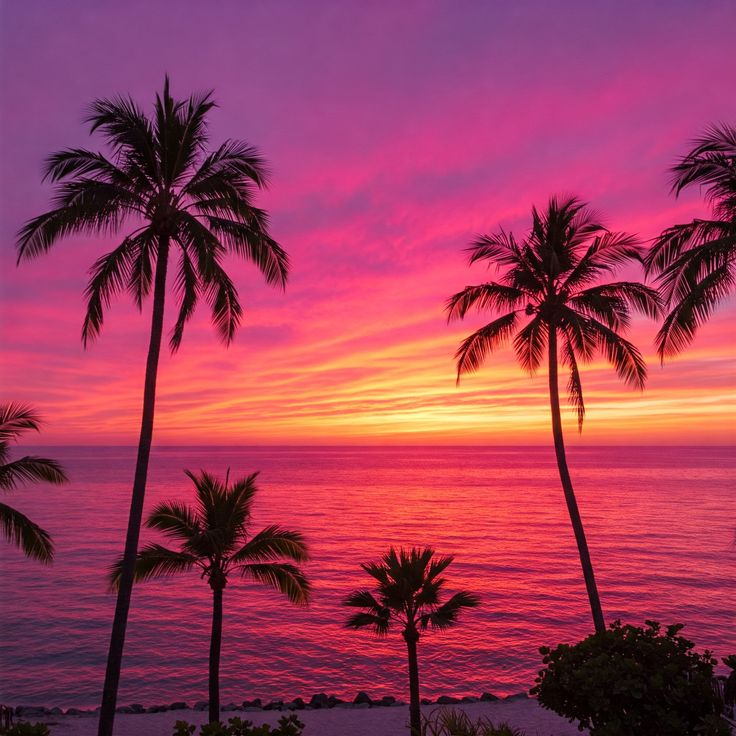
#> input picture image.jpg, 736 x 736 px
$ python task-a.py
#> lines starting #> are read from the running program, lines starting #| are printed output that depends on the picture
import cv2
import matplotlib.pyplot as plt


img = cv2.imread("image.jpg")
#> img is the input picture: shape (736, 736, 3); mean B, G, R 89.7, 60.4, 155.9

if img is None:
    print("Error: Image not found!")
    exit()


img_rgb = cv2.cvtColor(img, cv2.COLOR_BGR2RGB)


b, g, r = cv2.split(img)
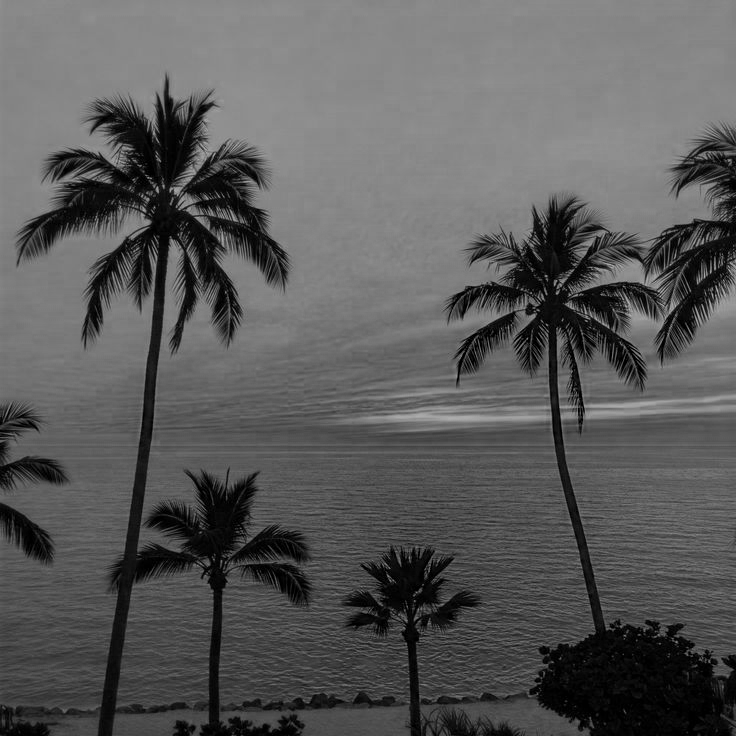
#> b: shape (736, 736); min 0, max 184, mean 89.7
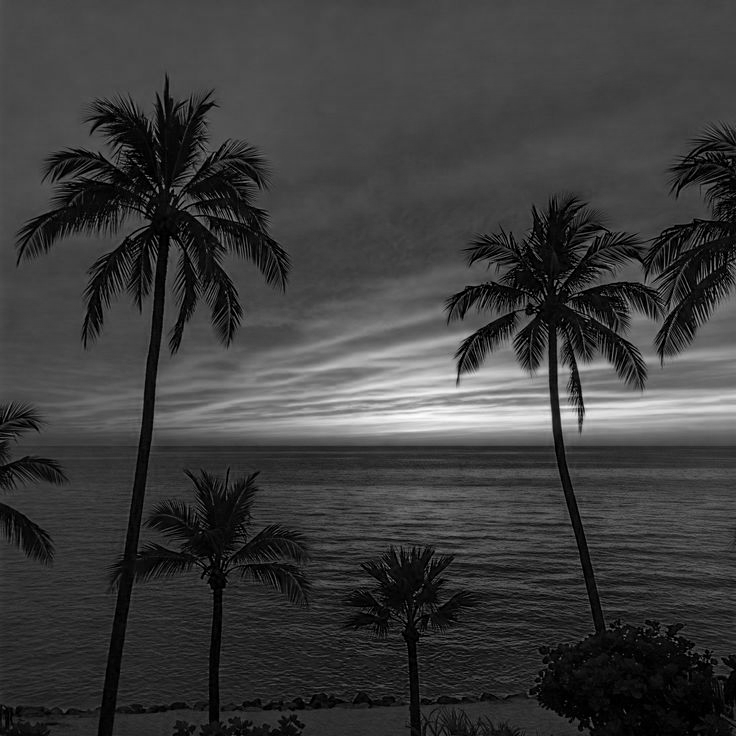
#> g: shape (736, 736); min 0, max 255, mean 60.4
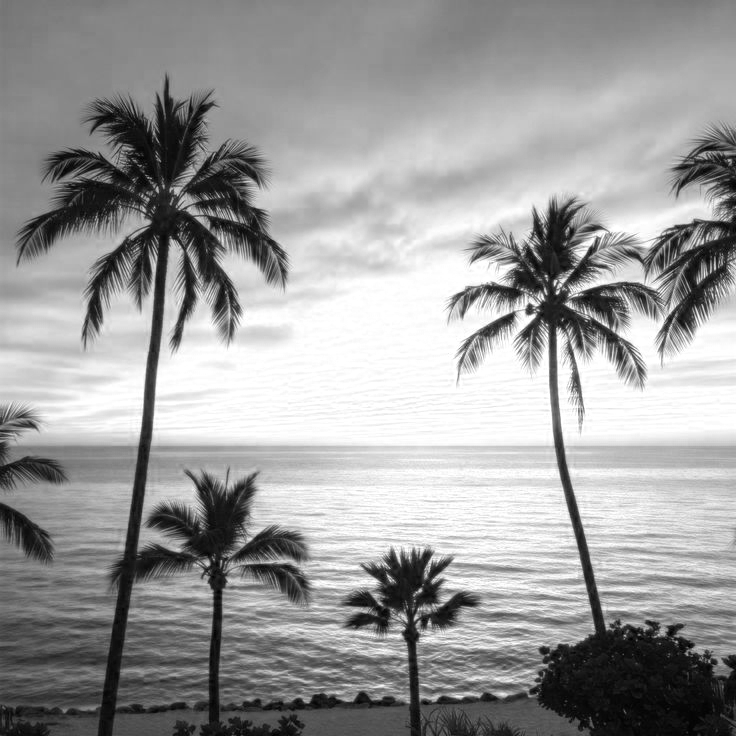
#> r: shape (736, 736); min 0, max 255, mean 155.9


plt.close('all')


plt.figure(figsize=(10, 8))

plt.subplot(2, 2, 1)
plt.imshow(img_rgb)
plt.title("Original")
plt.axis("off")

plt.subplot(2, 2, 2)
plt.imshow(r, cmap="gray")
plt.title("Red Channel")
plt.axis("off")

plt.subplot(2, 2, 3)
plt.imshow(g, cmap="gray")
plt.title("Green Channel")
plt.axis("off")

plt.subplot(2, 2, 4)
plt.imshow(b, cmap="gray")
plt.title("Blue Channel")
plt.axis("off")

plt.tight_layout()
plt.show()
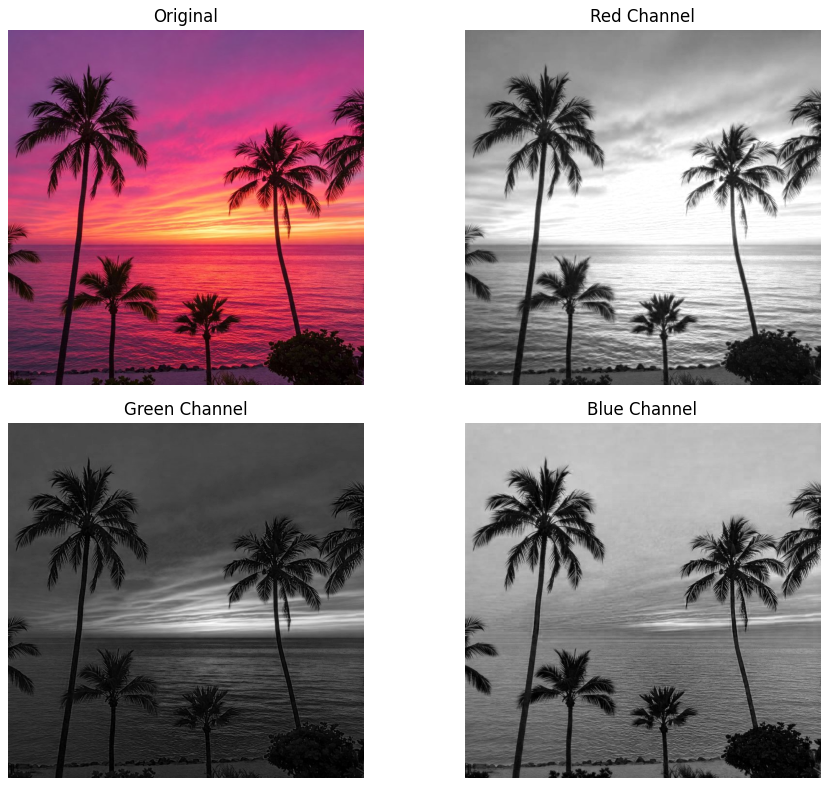
#> figure drawn by matplotlib, 4 panels
